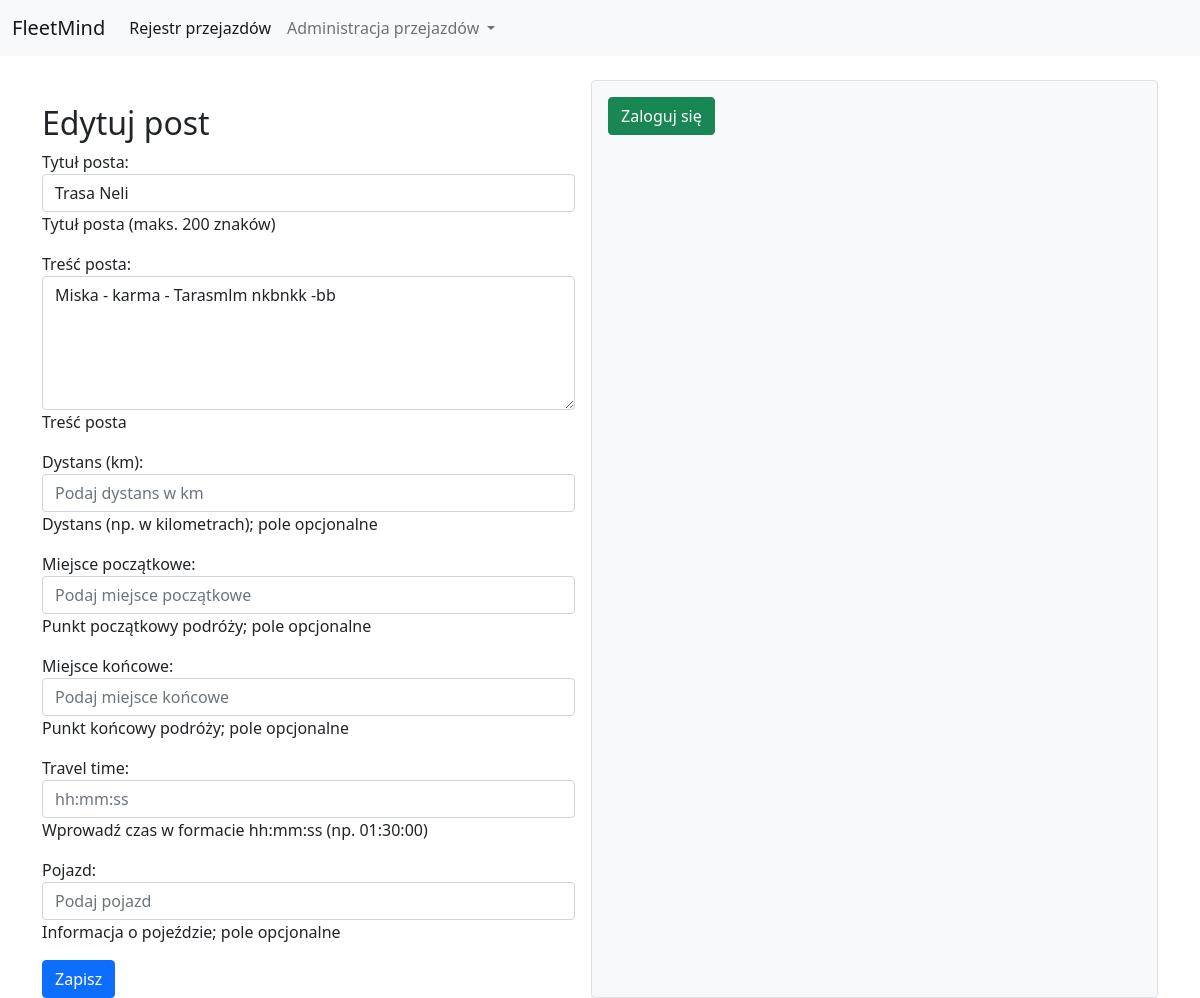
Page /posts/update/1/ on the earlier database version.
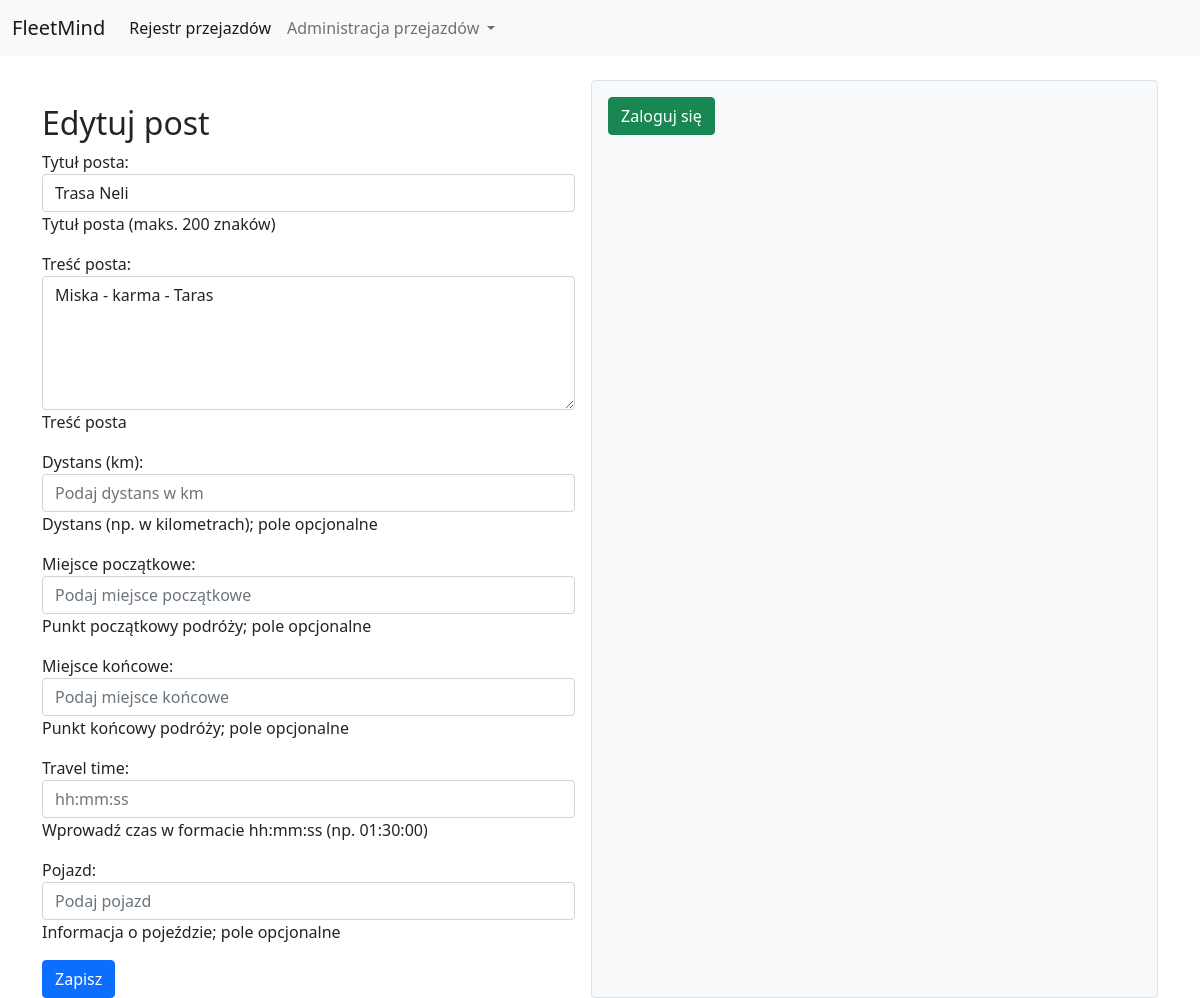
Same page on the later database version.
### Fleet/models.py (models this page shows, shortened)
class Post(models.Model):
    title = models.CharField(
        max_length=200,
        help_text="Tytuł posta (maks. 200 znaków)"
    )
    content = models.TextField(
        help_text="Treść posta"
    )
    create_at = models.DateTimeField(
        auto_now_add=True,
        help_text="Data i czas utworzenia posta (ustawiane automatycznie)"
    )
    author = models.ForeignKey(
        User,
        on_delete=models.CASCADE,
        help_text="Autor posta (odniesienie do modelu User)"
    )
    distance = models.FloatField(
        blank=True,
        null=True,
        help_text="Dystans (np. w kilometrach); pole opcjonalne"
    )
    start_location = models.CharField(
        max_length=255,
        blank=True,
        null=True,
        help_text="Punkt początkowy podróży; pole opcjonalne"
    )
    end_location = models.CharField(
        max_length=255,
        blank=True,
        null=True,
        help_text="Punkt końcowy podróży; pole opcjonalne"
    )
    travel_time = models.DurationField(
        blank=True,
        null=True,
        help_text="Czas podróży; pole opcjonalne"
    )
    vehicle = models.CharField(
        max_length=100,
        blank=True,
        null=True,
        help_text="Informacja o pojeździe; pole opcjonalne"
    )

### Fleet/views.py (the view)
# urls.py: path('posts/update/<int:post_id>/', update_post, name='update_post'),
def update_post(request, post_id):
    post = get_object_or_404(Post, id=post_id)
    form = PostForm(request.POST or None, instance=post)
    if request.method == "POST" and form.is_valid():
        form.save()
        return redirect("post_list")
    return render(request, "Fleet/post_form.html", {"form": form, "title": "Edytuj post"})

### Fleet/templates/Fleet/post_form.html (shortened to what this page needs)
{% extends "Fleet/base.html" %}
{% block content %}
<div class="mt-4">
    <h2>{{ title }}</h2>
    <form method="POST">
        {{ form.as_p }}
        <button type="submit" class="btn btn-primary">Zapisz</button>
    </form>
</div>
{% endblock %}

Differences in the rows shown:
changed Post "Trasa Neli": content "Miska - karma - Tarasmlm nkbnkk -bb" → "Miska - karma - Taras"
